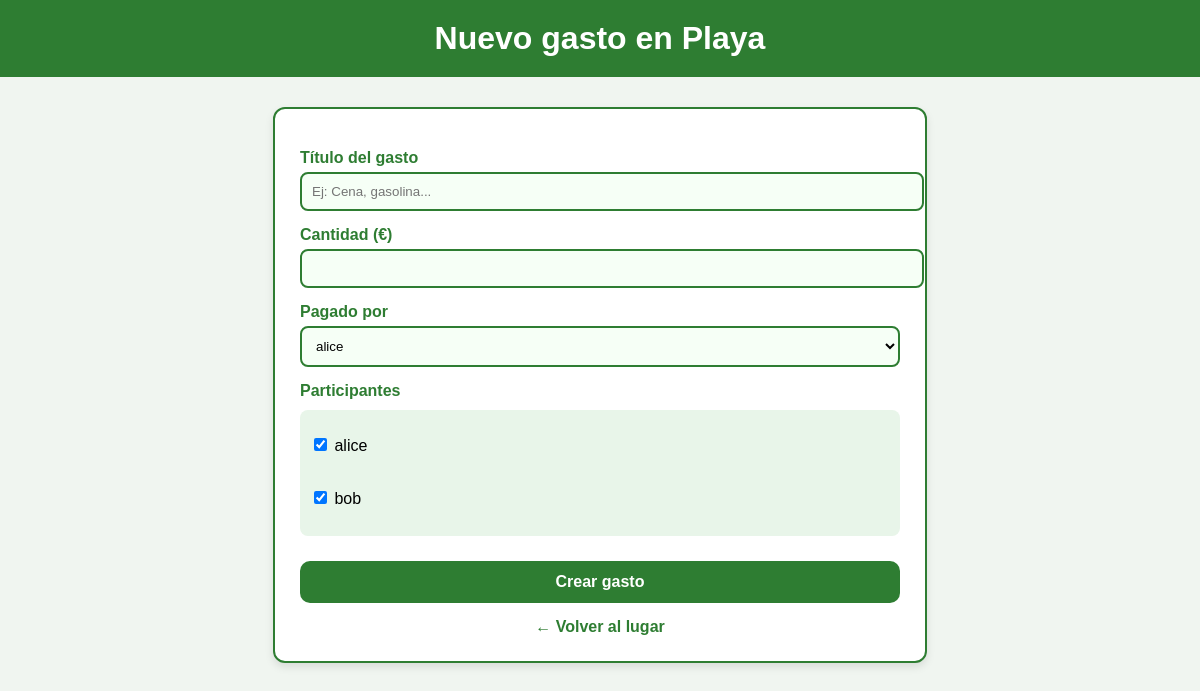
Screenshot of /lugares/10/gastos/crear/ with the database file from the repository.
### trips/models.py (models this page shows, shortened)
class Lugar(models.Model):
    nombre = models.CharField(max_length=200)
    descripcion = models.TextField(blank=True)
    creado_en = models.DateTimeField(auto_now_add=True)

class MiembroLugar(models.Model):
    lugar = models.ForeignKey(Lugar, on_delete=models.CASCADE, related_name='miembros')
    usuario = models.ForeignKey(Usuario, on_delete=models.CASCADE)
    fecha_union = models.DateTimeField(auto_now_add=True)
    class Meta:
        unique_together = ('lugar', 'usuario')

### trips/views.py (the view, shortened to what this page needs)
# urls.py: path("lugares/<int:lugar_id>/gastos/crear/", CrearGastoFormView.as_view(), name="crear_gasto"),
class CrearGastoFormView(View):
    def get(self, request, lugar_id):
        lugar = get_object_or_404(Lugar, pk=lugar_id)
        miembros = MiembroLugar.objects.filter(lugar=lugar)
        return render(request, "trips/crear_gasto.html", {
            "lugar": lugar,
            "miembros": miembros
        })

### trips/templates/trips/crear_gasto.html (shortened to what this page needs)
<!DOCTYPE html>
<html lang="es">
<head>
</head>
<body>
<header>
    <h1>Nuevo gasto en {{ lugar.nombre }}</h1>
</header>
<div class="container">
    <form method="POST">
        <label>Título del gasto</label>
        <input type="text" name="titulo" placeholder="Ej: Cena, gasolina..." required>
        <label>Cantidad (€)</label>
        <input type="number" name="cantidad" step="0.01" required>
        <label>Pagado por</label>
        <select name="pagado_por" required>
            {% for m in miembros %}
                <option value="{{ m.usuario.id }}">
                    {{ m.usuario.username }}
                </option>
            {% endfor %}
        </select>
        <label>Participantes</label>
        <div class="checkbox-group">
            {% for m in miembros %}
                <label>
                    <input type="checkbox" name="usuarios" value="{{ m.usuario.id }}" checked>
                    {{ m.usuario.username }}
                </label><br>
            {% endfor %}
        </div>
        <button type="submit">Crear gasto</button>
    </form>
    <a href="{% url 'detalle_lugar' lugar.id %}" class="volver">← Volver al lugar</a>
</div>
</body>
</html>

### trips/templates/trips/crear_gasto.html (style rules this page uses)
body { margin: 0; padding: 0; font-family: Arial, sans-serif; background-color: #f0f5f0; }
header { background-color: #2e7d32; color: white; padding: 20px; text-align: center; }
h1 { margin: 0; }
.container { background-color: white; max-width: 600px; margin: 30px auto; padding: 25px; border-radius: 12px; border: 2px solid #2e7d32; box-shadow: 0 4px 8px rgba(0,0,0,0.1); }
label { display: block; margin-top: 15px; font-weight: bold; color: #2e7d32; }
input[type="text"], input[type="number"], select { width: 100%; padding: 10px; margin-top: 5px; border: 2px solid #2e7d32; border-radius: 8px; background-color: #f6fff6; }
.checkbox-group { background-color: #e8f5e9; padding: 10px; border-radius: 8px; margin-top: 10px; }
.checkbox-group label { color: black; font-weight: normal; }
button { width: 100%; margin-top: 25px; padding: 12px; background-color: #2e7d32; color: white; border: none; border-radius: 10px; font-size: 16px; font-weight: bold; cursor: pointer; }
a.volver { display: block; text-align: center; margin-top: 15px; color: #2e7d32; font-weight: bold; text-decoration: none; }

### rows the page displays
Lugar: nombre "Playa"
MiembroLugar: usuario.username "alice"
MiembroLugar: usuario.username "bob"

### other values shown
form field pagado_por "alice"
